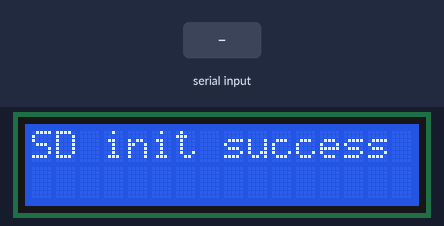
The sketch below on a simulated ESP8266 (NodeMCU). Shown: 16×2 character LCD. The inputs (shaded band) are chosen by the test bench. A WiFi scan finds three made-up networks; storage starts empty; what the sketch prints to the serial monitor is not drawn.

Above: at 2.3 s.
2.4 s: "90,45\n" received over Serial
At 5.4 s:
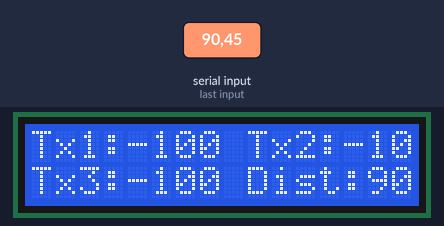
Timing chart, 0 to 6.9 s (numbered marks = the images above; inputs shaded):
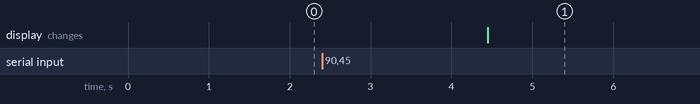

Measured:
- after the input at 2.4 s, the display: changes after 2.0 s (image 1)

The sketch:

Rx_field_exps.ino
```cpp
#include <Wire.h>
#include <LiquidCrystal_I2C.h>
#include <ESP8266WiFi.h>
#include <SPI.h>
#include <SD.h>

LiquidCrystal_I2C lcd(0x27, 16, 2);

const int chipSelect = D8;  // SD card CS pin (modify if needed)

// Tx SSIDs to scan
const char* tx1SSID = "Tx";
const char* tx2SSID = "Tx2";
const char* tx3SSID = "Tx3";

int rssiTx1 = -100;
int rssiTx2 = -100;
int rssiTx3 = -100;

const int maxSamplesPerSession = 20;

File dataFile;

void setup() {
  Serial.begin(115200);
  lcd.init();
  lcd.backlight();

  if (!SD.begin(chipSelect)) {
    Serial.println("SD Card initialization failed!");
    lcd.clear();
    lcd.print("SD init failed!");
    while (1);
  }
  Serial.println("SD Card initialized.");
  lcd.clear();
  lcd.print("SD init success");

  WiFi.mode(WIFI_STA);
  WiFi.disconnect();
  delay(1000);

  dataFile = SD.open("RSSI_LOG.CSV", FILE_WRITE);
  if (dataFile) {
    if (dataFile.size() == 0) {
      dataFile.println("Timestamp,RSSI_Tx1,RSSI_Tx2,RSSI_Tx3,Distance");
      dataFile.flush();
    }
    dataFile.close();
  }
}

void loop() {
  Serial.println("Enter distance (m) for this session and press Enter:");
  float inputDistance = waitForDistanceInput();

  int sampleCount = 0;
  while (sampleCount < maxSamplesPerSession) {
    int n = WiFi.scanNetworks();
    rssiTx1 = -100;
    rssiTx2 = -100;
    rssiTx3 = -100;

    for (int i = 0; i < n; i++) {
      String ssid = WiFi.SSID(i);
      int rssi = WiFi.RSSI(i);
      if (ssid == tx1SSID) rssiTx1 = rssi;
      if (ssid == tx2SSID) rssiTx2 = rssi;
      if (ssid == tx3SSID) rssiTx3 = rssi;
    }

    lcd.clear();
    lcd.setCursor(0, 0);
    lcd.printf("Tx1:%d Tx2:%d", rssiTx1, rssiTx2);
    lcd.setCursor(0, 1);
    lcd.printf("Tx3:%d Dist:%.1f", rssiTx3, inputDistance);

    logData(rssiTx1, rssiTx2, rssiTx3, inputDistance);
    sampleCount++;

    Serial.printf("Sample %d/%d logged.\n", sampleCount, maxSamplesPerSession);
    delay(2000);
  }

  Serial.println("Session complete. Enter next distance.");
}

float waitForDistanceInput() {
  String inputString = "";
  while (true) {
    if (Serial.available()) {
      char c = Serial.read();
      if (c == '\n' || c == '\r') {
        if (inputString.length() > 0) break;
      } else {
        inputString += c;
      }
    }
  }
  float val = inputString.toFloat();
  Serial.print("Distance set to: ");
  Serial.println(val);
  return val;
}

void logData(int rssi1, int rssi2, int rssi3, float dist) {
  dataFile = SD.open("RSSI_LOG.CSV", FILE_WRITE);
  if (dataFile) {
    String record = "";
    record += String(millis());
    record += ",";
    record += String(rssi1);
    record += ",";
    record += String(rssi2);
    record += ",";
    record += String(rssi3);
    record += ",";
    record += String(dist, 2);
    dataFile.println(record);
    dataFile.flush();
    dataFile.close();

    Serial.println("Logged: " + record);
  } else {
    Serial.println("Error opening RSSI_LOG.CSV");
  }
}
```
